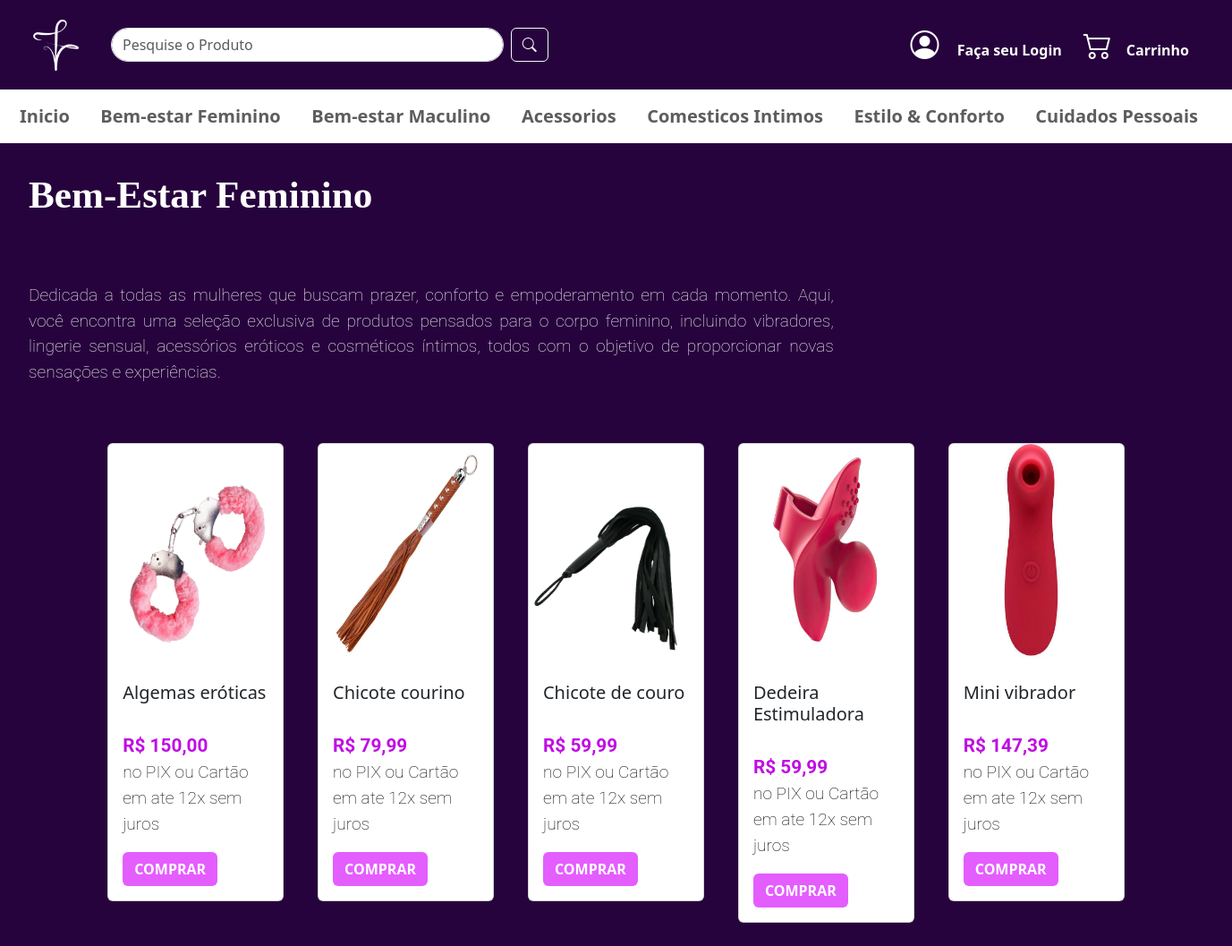
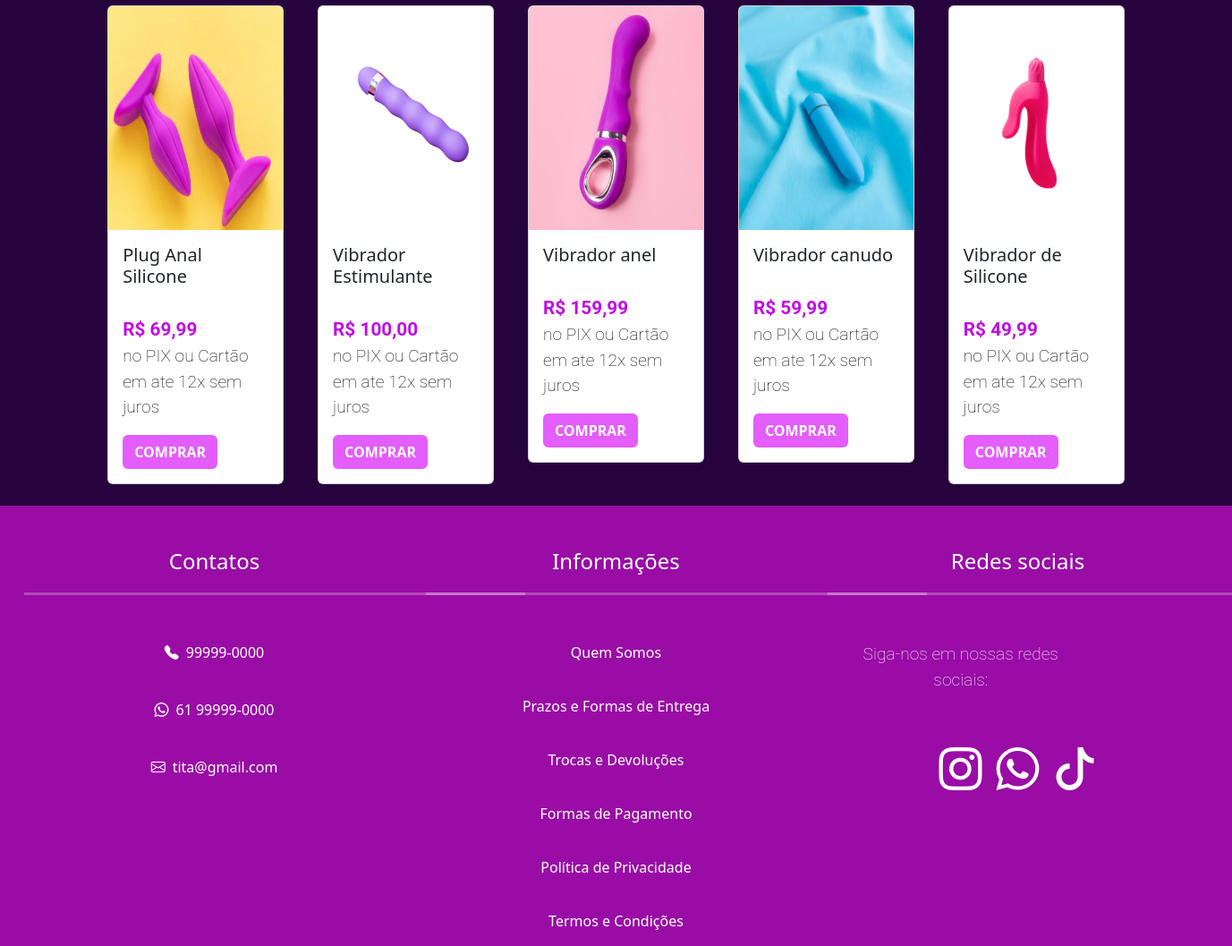
Page /categoria/bemestarfeminino/ on the earlier database version (2 pictures, top to bottom).
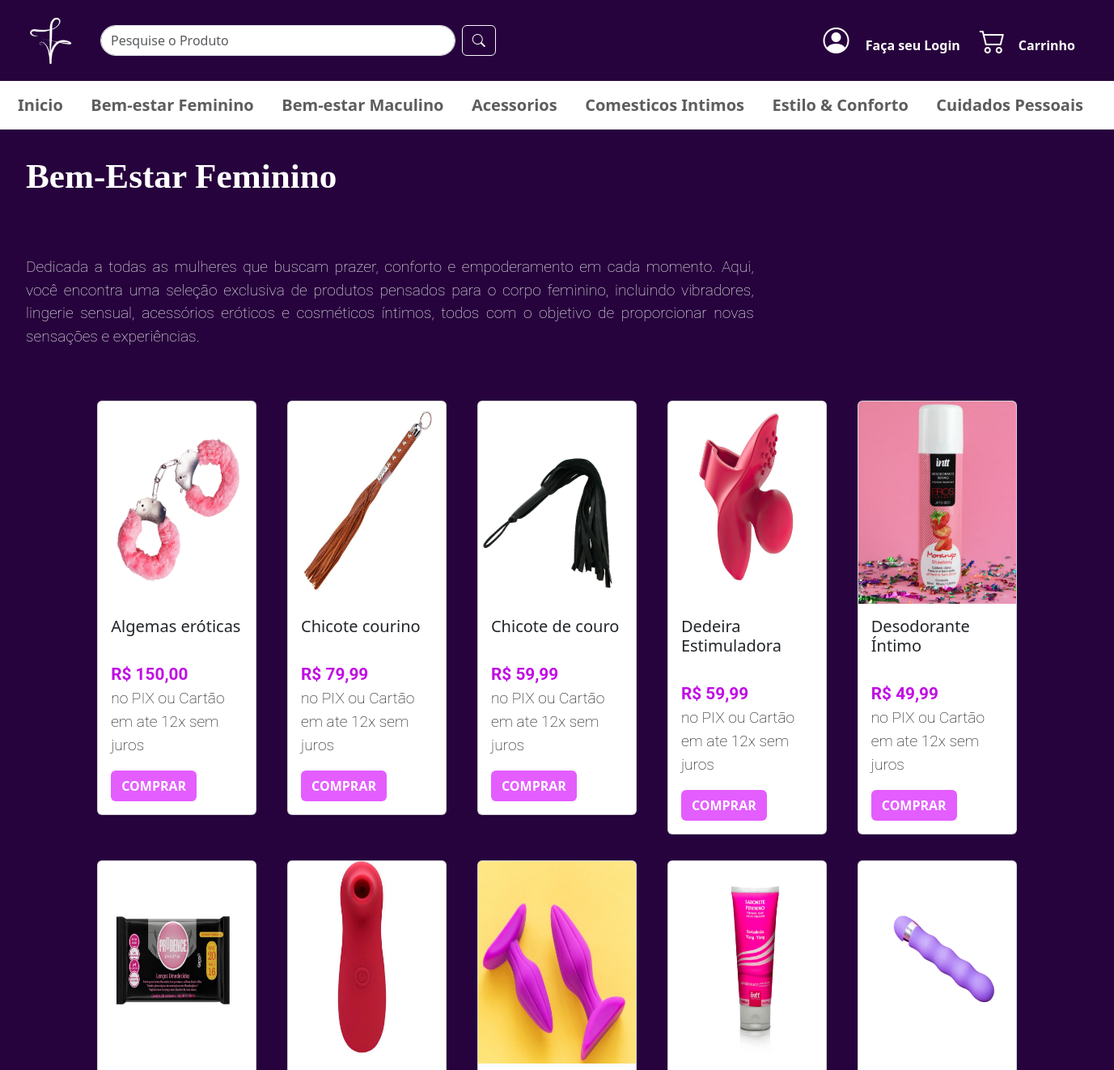
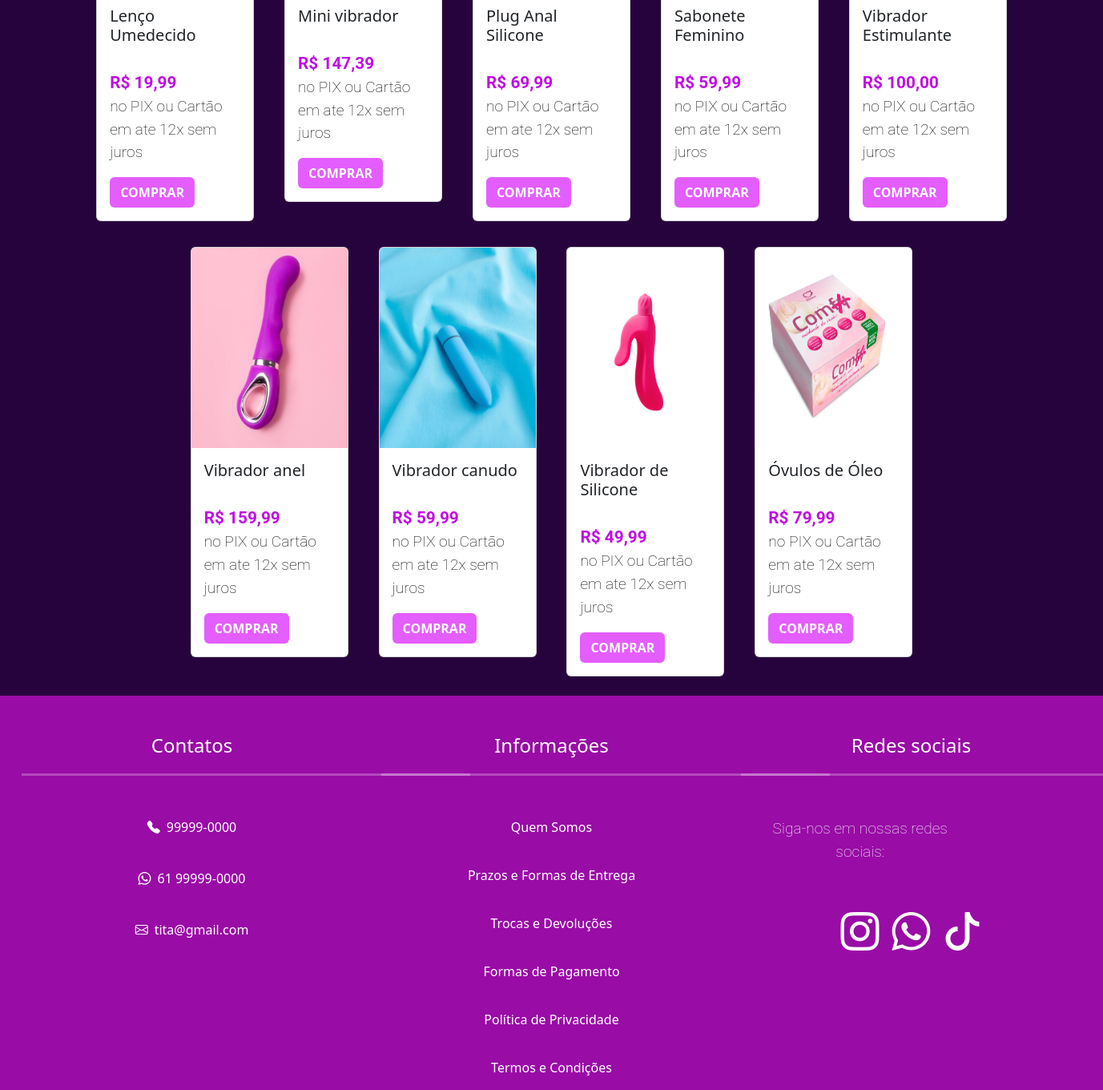
Same page on the later database version (2 pictures, top to bottom).
### produto/models.py (models this page shows, shortened)
class Produto(models.Model):
    name = models.CharField(max_length=200)
    brand = models.ForeignKey(Brand, on_delete=models.PROTECT, related_name='brand_product')
    category = models.ForeignKey(Category, on_delete=models.PROTECT, related_name='category_product')
    image = models.ImageField(upload_to= 'produtos/')
    description = models.TextField(blank=True, null=True)
    serie_number = models.CharField(max_length=100, blank=True, null=True)
    cost_price = models.DecimalField(max_digits=20, decimal_places=2)
    selling_price = models.DecimalField(max_digits=20, decimal_places=2)
    quantity = models.IntegerField(default=0)
    created_at = models.DateTimeField(auto_now_add=True)
    updated_at = models.DateTimeField(auto_now=True)
    class Meta:
        ordering = ['name']

### categoria/views.py (the view)
# urls.py: path('categoria/bemestarfeminino/', categoria_views.FemininaListView.as_view(), name='feminina_list'),
class FemininaListView(ListView):
   model = Produto
   template_name = '_feminina.html'
   context_object_name = 'feminina'
   def get_queryset(self):
     categorias = Category.objects.filter(name__in=["vibradores", "acessorios", "cuidados"])  # Lista de categorias
     return Produto.objects.filter(category__in=categorias)

### categoria/templates/_feminina.html (shortened to what this page needs)
{% extends 'base.html' %}
{% block content %}
{% load static %}
<h1>Bem-Estar Feminino</h1>
<p style="text-align: justify;">Dedicada a todas as mulheres que buscam prazer, conforto e empoderamento em cada momento.
    Aqui, você encontra uma seleção exclusiva de produtos pensados para o corpo feminino,
    incluindo vibradores, lingerie sensual, acessórios eróticos e cosméticos íntimos, todos com o objetivo de proporcionar novas sensações e experiências. </p>
<div class="container-fluid mt-4 px-5">
    <div class="row justify-content-center" >
      {% for produto in feminina %}
        <div class="col-md-5th p-2">
          <div class="card"  style="width: 90%; margin: 0 auto; display: flex; flex-wrap: wrap; margin-bottom: 1rem;">
            <img src="{{ produto.image.url }}" class="card-img-top" style="width: 100%;" alt="{{ produto.name }}">
            <div class="card-body">
              <h5 class="card-title ">{{ produto.name }}</h5>
              <p class="card-text" style=" padding: 0rem; color: black; width: 100%;" ><span style="font-weight: bold; font-size: 1.3rem; color:rgb(192, 13, 228) ;">R$ {{ produto.selling_price }}</span> no PIX  ou Cartão em ate 12x sem juros</p>
              <a href="{% url 'produto_detalhe' produto.id %}" class="btn text-white" style="background-color: rgb(228, 93, 255); font-weight: bold;">COMPRAR</a>
            </div>
          </div>
        </div>
      {% endfor %}
    </div>
  </div>
{% endblock %}

### core/templates/base.html (shortened to what this page needs)
{% load static %}
<!DOCTYPE html>
<html lang="pt-br" style="background-color: #27033D;" >
<head>
  <link href="https://cdn.jsdelivr.net/npm/bootstrap@5.3.3/dist/css/bootstrap.min.css" rel="stylesheet">
  <link rel="stylesheet" href="https://cdn.jsdelivr.net/npm/bootstrap-icons@1.11.3/font/bootstrap-icons.min.css">
  <link rel="stylesheet" href="{% static 'style.css' %}">
</head>
  <body class="d-flex flex-column min-vh-100 " style="overflow-x: hidden;">
    {% include 'components/_header.html' %}
    <div class="content">
      <main>
        {% block content %}
        {% endblock %}
      </main>
    </div>
    {% include 'components/_footer.html' %}
</body>
</html>

### core/templates/components/_header.html (shortened to what this page needs)
{% load static %}
<nav class="navbar w-100" style="background-color: #27033D;  position: sticky;   top: 0;  z-index: 1000; padding: 15px 20px;">
  <div class="container-fluid d-flex align-items-center justify-content-between ">
      <a class="navbar-brand " href="/">
          <img src="{% static 'images/logo2.png' %}" alt="Logo" width="60">
      </a>
      <form class="d-flex flex-grow-1 mx-3" role="search" method="GET" action="{% url 'produto_list' %}">
        <input class="form-control me-2 w-50 w-md-25" style="border-radius: 25px;" type="search" name="q" placeholder="Pesquise o Produto" aria-label="Search">
        <button class="btn btn-outline-light" type="submit">
            <i class="bi bi-search"></i>
        </button>
      </form>
      <div class="d-flex align-items-center">
        {% if request.user.is_authenticated %}
          <a href="{%url 'informacoes_conta'%}" class="text-white text-decoration-none me-4">
          <i class="bi bi-person-circle" style="font-size: 2rem; margin-right: 1rem;"></i> Bem-vindo, {{ request.user.get_full_name|default:request.user.username }}
        </a>
        {% else %}
          <a href="/login" class="text-white text-decoration-none me-4">
              <i class="bi bi-person-circle" style="font-size: 2rem; margin-right: 1rem;"></i> Faça seu Login
          </a>
        {% endif %}
          <a href="{% url 'visualizar_carrinho' %}" class="text-white text-decoration-none" style="margin-right: 1rem;">
            <i class="bi bi-cart2 " style="font-size: 2rem; margin-right: 1rem;"></i>Carrinho
          </a>
      </div>
  </div>
</nav>
<nav class="navbar navbar-expand-lg w-100" style="background-color: #fff;  position: sticky;   top: 6rem;  z-index: 1000; padding: 10px;">
    <div class="container-fluid">
      <a class="navbar-brand " href="/">Inicio</a>
      <a class="navbar-brand " href="{% url 'feminina_list' %}">Bem-estar Feminino</a>
      <a class="navbar-brand " href="{% url 'masculino_list' %}">Bem-estar Maculino</a>
      <a class="navbar-brand " href="{% url 'acessorios_list' %}">Acessorios</a>
      <a class="navbar-brand " href="{% url 'cosmeticos_list' %}">Comesticos Intimos</a>
      <a class="navbar-brand " href="{% url 'estilo_list' %}">Estilo & Conforto</a>
      <a class="navbar-brand " href="{% url 'cuidados_list' %}">Cuidados Pessoais</a>
    </div>
</nav>

### core/templates/components/_footer.html (shortened to what this page needs)
{% load static %}
<footer class="footer mt-auto py-3 text-center">
  <div class="container-fluid">
    <div class="row">
      <div class="col-md-4 ">
        <h4>Contatos</h4>
        <hr class="linha-estilistica">
        <div class="text-white d-flex flex-column gap-2 align-items-center">
          <a href="#" class="d-flex align-items-center gap-2"  >
            <i class="bi bi-telephone-fill"></i>
            <span>99999-0000</span>
          </a>
          <a href="#" class="d-flex align-items-center gap-2">
            <i class="bi bi-whatsapp"></i>
            <span>61 99999-0000</span>
          </a>
          <a href="#" class="d-flex align-items-center gap-2">
            <i class="bi bi-envelope"></i>
            <span>tita@gmail.com</span>
          </a>
        </div>
      </div>
      <div class="col-md-4">
        <h4>Informações</h4>
        <hr class="linha-estilistica">
        <div class="d-flex flex-column gap-1">
          <span>Quem Somos</span>
          <span>Prazos e Formas de Entrega</span>
          <span>Trocas e Devoluções</span>
          <span>Formas de Pagamento</span>
          <span>Política de Privacidade</span>
          <span>Termos e Condições</span>
        </div>
      </div>
      <div class="col-md-4">
        <h4>Redes sociais</h4>
        <hr class="linha-estilistica">
        <p style="color: #fff;">Siga-nos em nossas redes sociais:</p>
        <div class="d-flex justify-content-center gap-3 mt-3">
          <a href="https://www.instagram.com/"><i class="bi bi-instagram" style="font-size: 3rem;"></i></a>
          <a href="https://web.whatsapp.com/"><i class="bi bi-whatsapp" style="font-size: 3rem;"></i></a>
          <a href="https://www.tiktok.com/"><i class="bi bi-tiktok" style="font-size: 3rem;"></i></a>
        </div>
      </div>
    </div>
  </div>
</footer>

### static/style.css (style rules this page uses)
html, body { height: 100%; margin: 0; padding: 0; display: flex; flex-direction: column; }
.content { flex: 1; }
footer { background-color: #990CA6; text-align: center; padding: 15px; width: 100%; }

### core/templates/base.html (style rules this page uses)
html, body { background-color: #27033D !important; }

### core/templates/components/_header.html (style rules this page uses)
.navbar a { color:#5D5D5D; font-weight: bold; }

### categoria/templates/_feminina.html (style rules this page uses)
.card-img-top { width: 300px; height: 250px; }
@media (min-width: 992px) { .col-md-5th { width: 18%; } }
.playfair-display ,h1 { font-family: "Playfair Display", serif; font-optical-sizing: auto; font-weight: 900; font-style: bold; font-size: 2.7rem; color: #fff; }
.roboto, p { font-family: "Roboto", serif; font-optical-sizing: auto; font-weight: 200; font-style: normal; font-variation-settings: "wdth" 100; font-size: 1.2rem; color: #fff; }
h1, p { padding: 2rem; }
p { width: 70%; }

### core/templates/components/_footer.html (style rules this page uses)
.bi { margin-top: 2rem; }
footer { background-color: #990CA6; color:#fff; }
span { display: block; margin-top: 2rem; }
h4 { margin-top: 2rem; }
a { text-decoration: none; color: #fff; align-items: center; }
.linha-estilistica { border: 5px; height: 3px; background: #fff; margin: 20px 0; width: 35rem; }

Differences in the rows shown:
added Produto: image (picture), name "Desodorante Íntimo", selling_price "49,99"
added Produto: image (picture), name "Lenço Umedecido", selling_price "19,99"
added Produto: image (picture), name "Sabonete Feminino", selling_price "59,99"
added Produto: image (picture), name "Óvulos de Óleo", selling_price "79,99"
